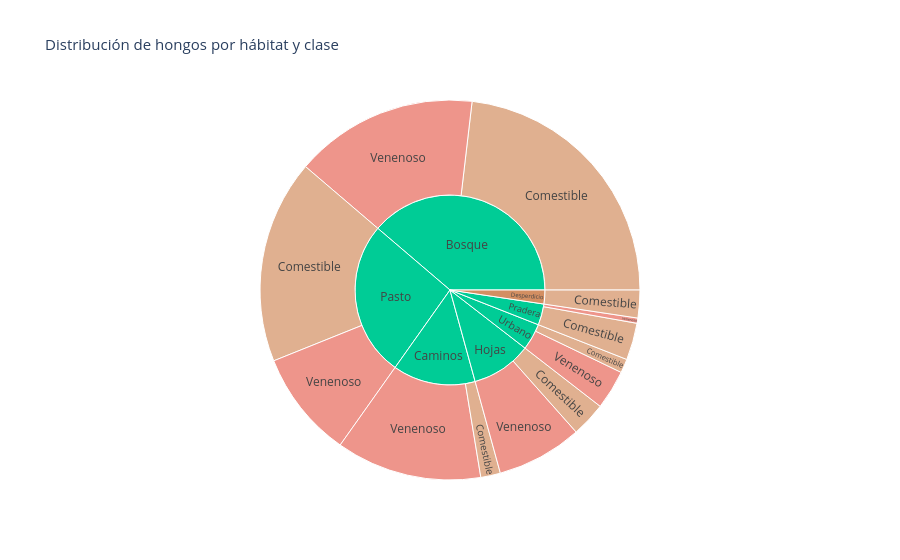

Notebook cell for this chart:
### Markdown cell above
## 9. Análisis interactivo con Plotly — Distribución general de variables

### Code cell
# Sunburst interactivo: habitat → class
df_sun = df.copy()

habitat_map = {
    'g': 'Pasto', 'l': 'Hojas', 'm': 'Pradera',
    'p': 'Caminos', 'u': 'Urbano', 'w': 'Desperdicio', 'd': 'Bosque'
}
class_map = {'p': 'Venenoso', 'e': 'Comestible'}
df_sun['habitat_label'] = df_sun['habitat'].map(habitat_map)
df_sun['class_label'] = df_sun['class'].map(class_map)

fig = px.sunburst(
    df_sun,
    path=['habitat_label', 'class_label'],
    color='class_label',
    color_discrete_map={'Comestible': '#d38f62', 'Venenoso': '#e7695b'},
    title='Distribución de hongos por hábitat y clase'
)
fig.update_layout(title_font_size=15)
fig.show()
print('Figura 8. Sunburst interactivo: composición de clases dentro de cada hábitat.')

### Figure 1 — Plotly figure (JSON) as saved in the notebook; plotly's stock layout.template omitted (floating-point values rounded to 4 significant figures)
{"data": [{"branchvalues": "total", "customdata": [["(?)"], ["(?)"], ["(?)"], ["(?)"], ["(?)"], ["(?)"], ["Comestible"], ["Comestible"], ["Comestible"], ["Comestible"], ["Comestible"], ["Comestible"], ["Comestible"], ["Comestible"], ["Venenoso"], ["Venenoso"], ["Venenoso"], ["Venenoso"], ["Venenoso"], ["Venenoso"]], "domain": {"x": [0, 1], "y": [0, 1]}, "hovertemplate": "labels=%{label}<br>count=%{value}<br>parent=%{parent}<br>id=%{id}<br>class_label=%{customdata[0]}<extra></extra>", "ids": ["Hojas", "Caminos", "Bosque", "Pradera", "Pasto", "Urbano", "Hojas/Comestible", "Desperdicio", "Desperdicio/Comestible", "Caminos/Comestible", "Bosque/Comestible", "Urbano/Comestible", "Pradera/Comestible", "Pasto/Comestible", "Bosque/Venenoso", "Hojas/Venenoso", "Pradera/Venenoso", "Pasto/Venenoso", "Caminos/Venenoso", "Urbano/Venenoso"], "labels": ["Hojas", "Caminos", "Bosque", "Pradera", "Pasto", "Urbano", "Comestible", "Desperdicio", "Comestible", "Comestible", "Comestible", "Comestible", "Comestible", "Comestible", "Venenoso", "Venenoso", "Venenoso", "Venenoso", "Venenoso", "Venenoso"], "marker": {"colors": ["#00cc96", "#00cc96", "#00cc96", "#00cc96", "#00cc96", "#00cc96", "#d38f62", "#d38f62", "#d38f62", "#d38f62", "#d38f62", "#d38f62", "#d38f62", "#d38f62", "#e7695b", "#e7695b", "#e7695b", "#e7695b", "#e7695b", "#e7695b"]}, "name": "", "parents": ["", "", "", "", "", "", "Hojas", "", "Desperdicio", "Caminos", "Bosque", "Urbano", "Pradera", "Pasto", "Bosque", "Hojas", "Pradera", "Pasto", "Caminos", "Urbano"], "type": "sunburst", "values": [832, 1144, 3148, 292, 2148, 368, 240, 192, 192, 136, 1880, 96, 256, 1408, 1268, 592, 36, 740, 1008, 272]}], "layout": {"legend": {"tracegroupgap": 0}, "title": {"font": {"size": 15}, "text": "Distribución de hongos por hábitat y clase"}}}
